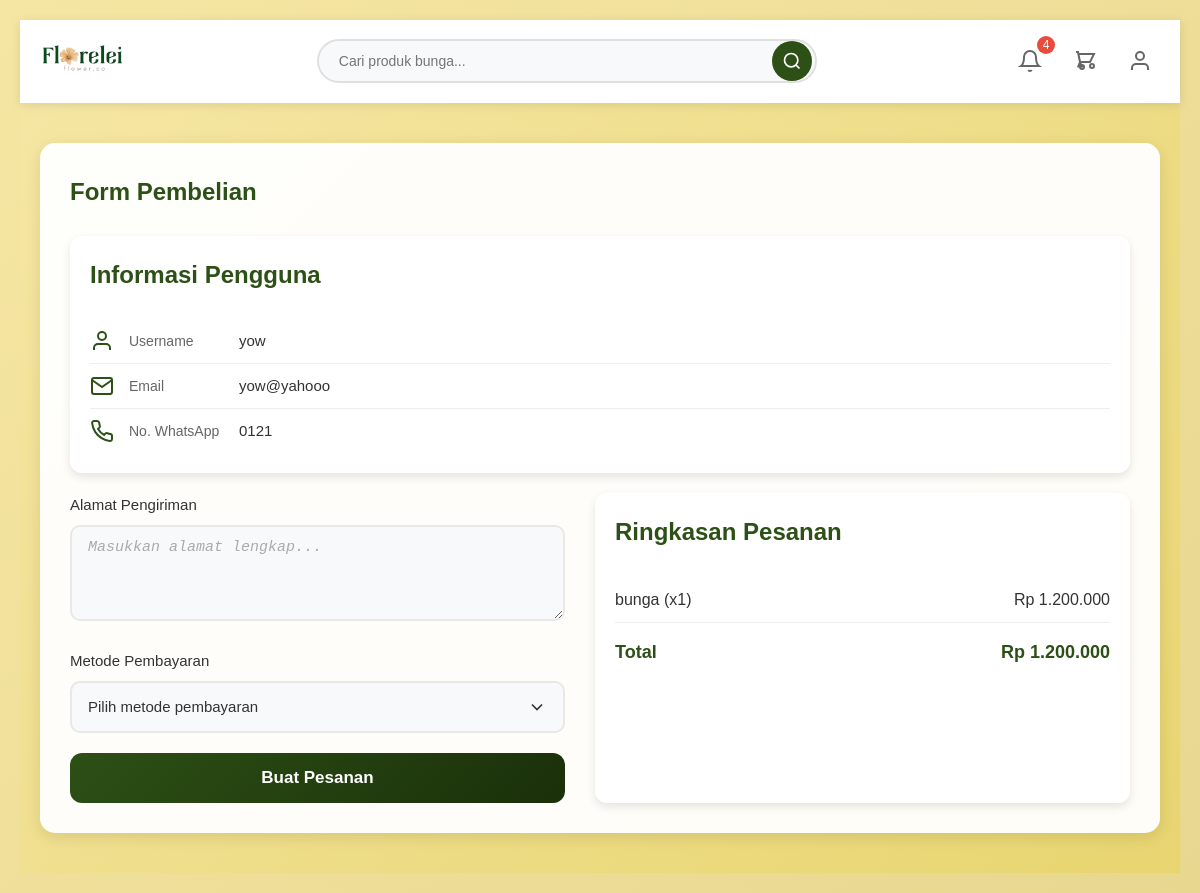
Screenshot of /form_pembelian.php?direct_product_id=14 (signed in) with the database file from the repository.
### tables this page shows
CREATE TABLE `user` (
  `id` int(11) NOT NULL,
  `username` varchar(50) NOT NULL,
  `email` varchar(100) NOT NULL,
  `password` varchar(255) NOT NULL,
  `role` enum('admin','user') DEFAULT 'user',
  `profil_id` int(11) DEFAULT NULL,
  `created_at` timestamp NOT NULL DEFAULT current_timestamp()
);

CREATE TABLE `profil` (
  `id` int(11) NOT NULL,
  `nama_ibu` varchar(100) DEFAULT NULL,
  `no_wa` varchar(20) DEFAULT NULL,
  `foto_profil` varchar(255) DEFAULT NULL
);

CREATE TABLE `barang` (
  `id` int(11) NOT NULL,
  `nama_barang` varchar(100) NOT NULL,
  `deskripsi` text DEFAULT NULL,
  `harga` decimal(10,2) NOT NULL,
  `gambar` varchar(255) DEFAULT 'default.jpg',
  `stok` int(11) DEFAULT 0,
  `terjual` int(11) DEFAULT 0,
  `created_at` timestamp NOT NULL DEFAULT current_timestamp()
);

### form_pembelian.php (the view, shortened to what this page needs)
<?php
include "conn.php";
$notification_count = 0;
if (isset($_SESSION['user_id'])) {
    $stmt_barang = $pdo->prepare("SELECT COUNT(*) as count FROM barang ORDER BY id DESC LIMIT 5");
    $stmt_barang->execute();
    $barang_count = $stmt_barang->fetch(PDO::FETCH_ASSOC)['count'];
    $stmt_promo = $pdo->prepare("SELECT COUNT(*) as count FROM promo WHERE berlaku_hingga >= CURDATE() ORDER BY id DESC");
    $stmt_promo->execute();
    $promo_count = $stmt_promo->fetch(PDO::FETCH_ASSOC)['count'];
    $notification_count = $barang_count + $promo_count;
}
$user_id = $_SESSION['user_id'] ?? null;
if ($user_id) {
    $stmt_user = $pdo->prepare("SELECT u.username, u.email, p.no_wa
                              FROM user u
                              LEFT JOIN profil p ON u.profil_id = p.id
                              WHERE u.id = ?");
    $stmt_user->execute([$user_id]);
    $user_data = $stmt_user->fetch(PDO::FETCH_ASSOC);
} else {
    $user_data = [];
}
$direct_product_id = $_GET['direct_product_id'] ?? null;
$direct_quantity = $_GET['quantity'] ?? 1;
$order_id = $_GET['order_id'] ?? null;
if ($order_id) {
    $stmt = $pdo->prepare("SELECT * FROM pesanan WHERE id = ? AND user_id = ?");
    $stmt->execute([$order_id, $user_id]);
    $existing_order = $stmt->fetch();
    if ($existing_order) {
        $stmt_items = $pdo->prepare("
            SELECT dp.barang_id, dp.jumlah, b.nama_barang, b.harga, b.gambar, b.stok
            FROM detail_pesanan dp
            JOIN barang b ON dp.barang_id = b.id
            WHERE dp.pesanan_id = ?
        ");
        $stmt_items->execute([$order_id]);
        $cart_items = $stmt_items->fetchAll();
        $total = 0;
        foreach ($cart_items as $item) {
            $total += $item['harga'] * $item['jumlah'];
        }
    } else {
        header("Location: pemesanan.php");
        exit;
    }
}
elseif ($direct_product_id) {
    $stmt = $pdo->prepare("SELECT * FROM barang WHERE id = ?");
    $stmt->execute([$direct_product_id]);
    $direct_product = $stmt->fetch();
    if ($direct_product) {
        $cart_items = [[
            'id' => 0,
            'jumlah' => $direct_quantity,
            'barang_id' => $direct_product['id'],
            'nama_barang' => $direct_product['nama_barang'],
            'harga' => $direct_product['harga'],
            'gambar' => $direct_product['gambar'],
            'stok' => $direct_product['stok']
        ]];
        $total = $direct_product['harga'] * $direct_quantity;
    } else {
        header("Location: lihat_produk.php");
        exit;
    }
}
?>
<!DOCTYPE html>
<html lang="id">
<head>
    <link rel="stylesheet" href="style.css">
</head>
<body>
    <header class="header">
        <div class="container">
            <div class="logo">
                <a href="menu.php">
                    <img src="img/logo.png" alt="Florelei" class="logo-img">
                </a>
            </div>
            <div class="search-bar">
                <input type="text" placeholder="Cari produk bunga..." class="search-input">
                <button class="search-btn">
                    <svg width="20" height="20" viewBox="0 0 24 24" fill="none" stroke="currentColor" stroke-width="2">
                        <circle cx="11" cy="11" r="8"></circle>
                        <path d="M21 21l-4.35-4.35"></path>
                    </svg>
                </button>
            </div>
            <div class="header-icons">
                <a href="notif.php" class="icon-btn" style="position: relative; display: inline-flex;">
                    <svg width="24" height="24" viewBox="0 0 24 24" fill="none" stroke="currentColor" stroke-width="2">
                        <path d="M18 8A6 6 0 0 0 6 8c0 7-3 9-3 9h18s-3-2-3-9"></path>
                        <path d="M13.73 21a2 2 0 0 1-3.46 0"></path>
                    </svg>
                    <?php if ($notification_count > 0): ?>
                        <span class="notification-badge"><?php echo $notification_count; ?></span>
                    <?php endif; ?>
                </a>
                <a href="keranjang.php" class="icon-btn cart-icon">
                    <svg width="24" height="24" viewBox="0 0 24 24" fill="none" stroke="currentColor" stroke-width="2">
                        <path d="M3 3h2l.4 2M7 13h10l4-8H5.4m0 0L7 13m0 0l-2.1 5.4M7 13l2.1 5.4M17 17a2 2 0 1 0 4 0 2 2 0 0 0-4 0zM9 20a2 2 0 1 0 0-4 2 2 0 0 0 0 4z"></path>
                    </svg>
                </a>
                <a href="profil.php" class="icon-btn">
                    <svg width="24" height="24" viewBox="0 0 24 24" fill="none" stroke="currentColor" stroke-width="2">
                        <path d="M20 21v-2a4 4 0 0 0-4-4H8a4 4 0 0 0-4 4v2"></path>
                        <circle cx="12" cy="7" r="4"></circle>
                    </svg>
                </a>
            </div>
        </div>
    </header>
  <main class="main">
        <div class="container">
            <section class="checkout-section">
                <h2 class="section-title"><?php echo $order_id ? 'Edit Pembayaran' : 'Form Pembelian'; ?></h2>
                <?php if (!empty($cart_items)): ?>
                    <div class="user-info">
                        <h3 class="section-title">Informasi Pengguna</h3>
                        <div class="user-info-item">
                            <svg class="user-info-icon" viewBox="0 0 24 24" fill="none" stroke="currentColor" stroke-width="2">
                                <path d="M20 21v-2a4 4 0 0 0-4-4H8a4 4 0 0 0-4 4v2"></path>
                                <circle cx="12" cy="7" r="4"></circle>
                            </svg>
                            <span class="user-info-label">Username</span>
                            <span class="user-info-value"><?php echo htmlspecialchars($user_data['username'] ?? 'Tidak tersedia'); ?></span>
                        </div>
                        <div class="user-info-item">
                            <svg class="user-info-icon" viewBox="0 0 24 24" fill="none" stroke="currentColor" stroke-width="2">
                                <path d="M4 4h16c1.1 0 2 .9 2 2v12c0 1.1-.9 2-2 2H4c-1.1 0-2-.9-2-2V6c0-1.1.9-2 2-2z"></path>
                                <polyline points="22,6 12,13 2,6"></polyline>
                            </svg>
                            <span class="user-info-label">Email</span>
                            <span class="user-info-value"><?php echo htmlspecialchars($user_data['email'] ?? 'Tidak tersedia'); ?></span>
                        </div>
                        <div class="user-info-item">
                            <span class="user-info-label">No. WhatsApp</span>
                            <span class="user-info-value"><?php echo htmlspecialchars($user_data['no_wa'] ?? 'Tidak tersedia'); ?></span>
                        </div>
                    </div>
                    <div class="checkout-container">
                        <form method="post" class="checkout-form">
                            <div class="form-group">
                                <label class="form-label">Alamat Pengiriman</label>
                                <textarea name="alamat" class="form-input" rows="4" placeholder="Masukkan alamat lengkap..." required><?php
                                ?></textarea>
                            </div>
                            <div class="form-group">
                                <label class="form-label">Metode Pembayaran</label>
                                <div class="custom-select-wrapper">
                                    <div class="custom-select">
                                        <span class="custom-select-text">
                                            <?php
                                                $selected_payment = $_POST['metode_pembayaran'] ?? ($existing_order['metode_pembayaran'] ?? 'Pilih metode pembayaran');
                                                echo htmlspecialchars($selected_payment === 'Pilih metode pembayaran' ? $selected_payment : '');
                                            ?>
                                        </span>
                                        <svg width="20" height="20" viewBox="0 0 24 24" fill="none" stroke="currentColor" stroke-width="2">
                                            <polyline points="6 9 12 15 18 9"></polyline>
                                        </svg>
                                    </div>
                                </div>
                            </div>
                            <button type="submit" class="btn-checkout">
                                <?php echo $order_id ? 'Update Pesanan' : 'Buat Pesanan'; ?>
                            </button>
                        </form>
                        <div class="checkout-summary">
                            <h3 class="section-title">Ringkasan Pesanan</h3>
                            <?php foreach ($cart_items as $item): ?>
                                <div class="summary-item">
                                    <span><?php echo htmlspecialchars($item['nama_barang']); ?> (x<?php echo $item['jumlah']; ?>)</span>
                                    <span>Rp <?php echo number_format($item['harga'] * $item['jumlah'], 0, ',', '.'); ?></span>
                                </div>
                            <?php endforeach; ?>
                            <div class="summary-total">
                                <span>Total</span>
                                <span>Rp <?php echo number_format($total, 0, ',', '.'); ?></span>
                            </div>
                        </div>
                    </div>
                <?php endif; ?>
            </section>
        </div>
    </main>
</body>
</html>

### style.css (style rules this page uses)
* { margin: 0; padding: 0; box-sizing: border-box; }
body { font-family: "Arial", sans-serif; line-height: 1.6; color: #333; background-color: #fbf3c1; }
.container { max-width: 1200px; margin: 0 auto; padding: 0 20px; }
.header { background-color: white; padding: 15px 0; box-shadow: 0 2px 10px rgba(0, 0, 0, 0.1); position: relative; z-index: 100; }
.header .container { display: flex; justify-content: space-between; align-items: center; }
.logo { display: flex; align-items: center; }
.logo-img { height: 40px; width: auto; }
.main { min-height: 80vh; display: flex; align-items: center; padding: 60px 0; }
.form-group { margin-bottom: 20px; }
.form-label { display: block; font-size: 14px; color: #333; margin-bottom: 8px; font-weight: 500; }
.form-input { width: 100%; padding: 12px 16px; border: 2px solid #e0e0e0; border-radius: 10px; font-size: 14px; color: #333; transition: all 0.3s ease; background-color: #fafafa; }
.form-input::placeholder { color: #999; }
.form-group { margin-bottom: 25px; }
.form-label { display: block; font-size: 15px; color: #333; margin-bottom: 10px; font-weight: 500; }
.form-input { width: 100%; padding: 16px 18px; border: 2px solid #e8e8e8; border-radius: 12px; font-size: 15px; color: #333; transition: all 0.3s ease; background-color: #f8f9fa; }
.form-input::placeholder { color: #aaa; font-style: italic; }
body { font-family: "Segoe UI", Tahoma, Geneva, Verdana, sans-serif; line-height: 1.6; color: #333; background-color: #fbf3c1; min-height: 100vh; }
.header { background: white; padding: 15px 0; box-shadow: 0 2px 10px rgba(0, 0, 0, 0.1); position: sticky; top: 0; z-index: 100; }
.header .container { display: flex; justify-content: space-between; align-items: center; gap: 20px; }
.logo { display: flex; align-items: center; flex-shrink: 0; }
.logo-img { height: 45px; width: auto; }
.search-input { width: 100%; padding: 12px 50px 12px 20px; border: 2px solid #e0e0e0; border-radius: 25px; font-size: 14px; background-color: #f8f9fa; transition: all 0.3s ease; }
.search-btn { position: absolute; right: 8px; top: 50%; transform: translateY(-50%); background: #2d5016; color: white; border: none; border-radius: 50%; width: 36px; height: 36px; display: flex; align-items: center; justify-content: center; cursor: pointer; transition: all 0.3s ease; }
.header-icons { display: flex; gap: 10px; align-items: center; }
.icon-btn { background: none; border: none; padding: 10px; border-radius: 50%; cursor: pointer; transition: all 0.3s ease; color: #333; display: flex; align-items: center; justify-content: center; }
body { font-family: "Segoe UI", Tahoma, Geneva, Verdana, sans-serif; line-height: 1.6; color: #333; background-color: #f5f5f5; }
.header { background-color: white; padding: 15px 0; box-shadow: 0 2px 10px rgba(0, 0, 0, 0.1); position: sticky; top: 0; z-index: 100; }
.search-bar { flex: 1; max-width: 500px; position: relative; display: flex; align-items: center; }
.search-input { width: 100%; padding: 12px 20px; padding-right: 50px; border: 2px solid #e0e0e0; border-radius: 25px; font-size: 14px; outline: none; transition: all 0.3s ease; }
.search-btn { position: absolute; right: 5px; background: #2d5016; border: none; border-radius: 50%; width: 40px; height: 40px; display: flex; align-items: center; justify-content: center; color: white; cursor: pointer; transition: all 0.3s ease; }
.header-icons { display: flex; gap: 15px; align-items: center; }
.icon-btn { background: none; border: none; cursor: pointer; padding: 8px; border-radius: 8px; transition: all 0.3s ease; color: #666; }
.main { background: linear-gradient(135deg, #f5e6a3 0%, #e8d570 100%); min-height: calc(100vh - 75px); padding: 20px 0; }
.main { max-width: 1200px; margin: 0 auto; }
.container { width: 100%; }
.section-title { font-size: 24px; font-weight: bold; color: #2d5016; margin-bottom: 25px; text-align: left; }
body { font-family: "Arial", sans-serif; background: linear-gradient(135deg, #f5e6a3 0%, #e8d78f 100%); min-height: 100vh; padding: 20px; }

### rows the page displays
user: username "yow", email "yow@yahooo", profil.no_wa "0121"
barang: nama_barang "bunga", jumlah "1", $item['harga']*$item['jumlah'] "1.200.000", harga "1.200.000"

### other values shown
$notification_count "4"
